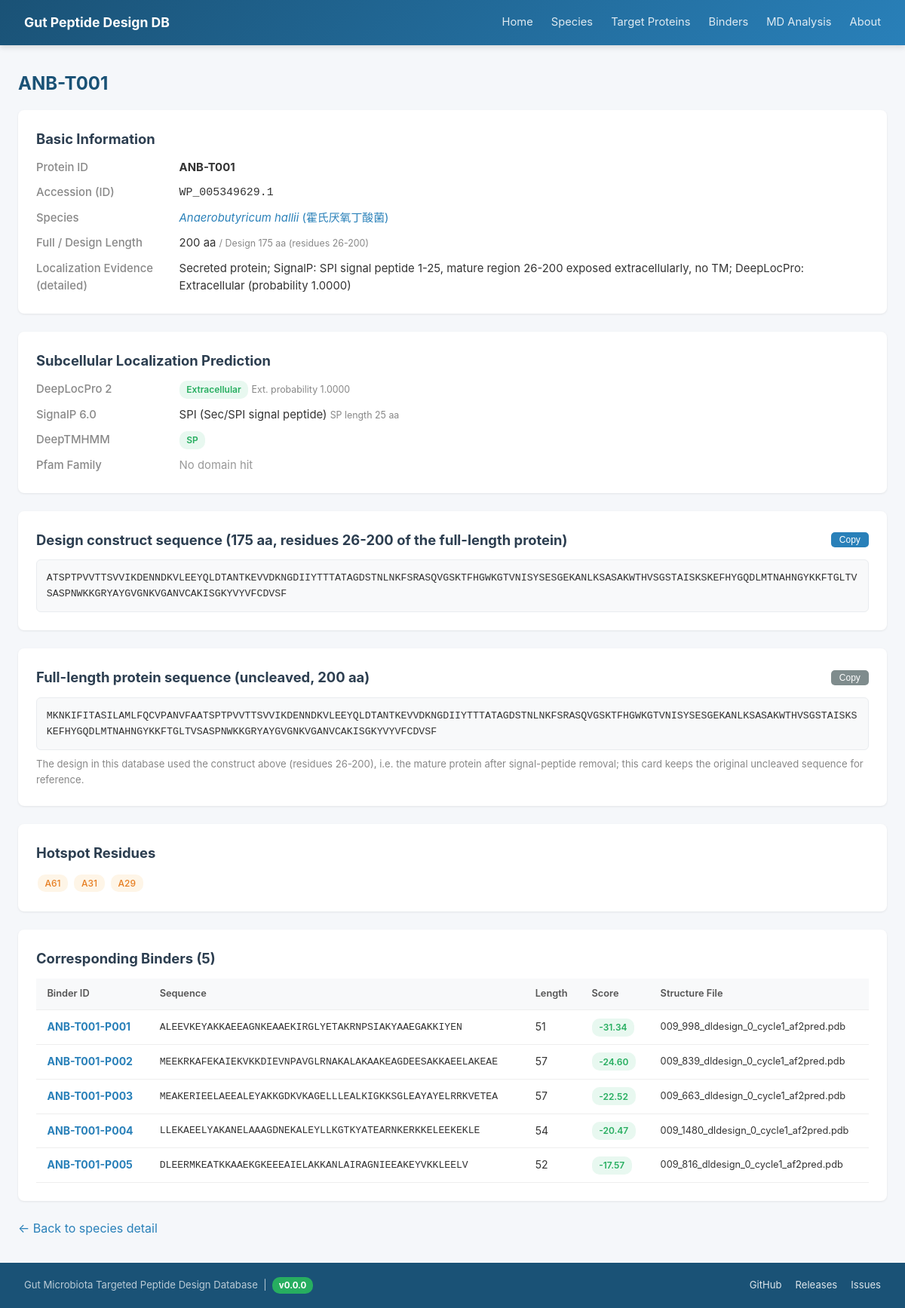
/proteins/ANB-T001, run on the app's committed database.
### tables this page shows
CREATE TABLE Target_Protein (
        Species_ID            TEXT NOT NULL,
        Protein_ID            TEXT PRIMARY KEY,
        ID_Accession          TEXT,
        Full_Length           INTEGER,
        AA_Length             INTEGER,
        Protein_Sequence      TEXT,
        Localization_Evidence TEXT,
        DeepLocPro_Location   TEXT,
        DeepLocPro_ExtProb    REAL,
        SignalP_Category      TEXT,
        SignalP_SPLen         INTEGER,
        DeepTMHMM_Type        TEXT,
        Pfam_Family           TEXT,
        Notes                 TEXT, Full_Sequence TEXT, Design_Region TEXT,
        FOREIGN KEY (Species_ID) REFERENCES Species(Species_ID)
    );

CREATE TABLE Species (
        Species_ID      TEXT PRIMARY KEY,
        Scientific_Name TEXT NOT NULL,
        Chinese_Name    TEXT,
        Taxonomy_ID     INTEGER,
        Genome_Accession TEXT,
        Proteome_Source TEXT,
        Notes           TEXT
    );

CREATE TABLE Binder (
        Binder_ID       TEXT PRIMARY KEY,
        Species_ID      TEXT NOT NULL,
        Binder_Sequence TEXT,
        Length          INTEGER,
        Raw_Score       REAL,
        dG_sep_norm     REAL,
        dSASA_int       REAL,
        complex_norm    REAL,
        total_score     REAL,
        packstat        REAL,
        hbonds_int      INTEGER,
        pLDDT_total     REAL,
        pLDDT_binder    REAL,
        PAE_interaction REAL,
        binder_RMSD     REAL,
        target_RMSD     REAL,
        Sequence_File   TEXT,
        Structure_File  TEXT,
        Notes           TEXT,
        FOREIGN KEY (Species_ID) REFERENCES Species(Species_ID)
    );

### app.py (the view)
@app.route('/proteins/<pid>')
def protein_detail(pid):
    db = get_db()
    p = db.execute("""
        SELECT p.*, s.Scientific_Name, s.Chinese_Name
        FROM Target_Protein p JOIN Species s ON p.Species_ID=s.Species_ID
        WHERE p.Protein_ID=?
    """, (pid,)).fetchone()
    if not p: return "未找到", 404
    binders = db.execute("""
        SELECT * FROM Binder WHERE Species_ID=? ORDER BY Raw_Score
    """, (p['Species_ID'],)).fetchall()
    target_pdb = p['Species_ID'] + '_target.pdb'
    if not os.path.isfile(os.path.join(os.path.dirname(os.path.abspath(__file__)),
                                      'static', 'target_pdb_files', target_pdb)):
        target_pdb = None
    return render_template('protein_detail.html', p=p, binders=binders, target_pdb=target_pdb)

### app.py (called while the page is built)
@app.context_processor
def inject_meta():
    return {'DB_VERSION': DB_VERSION, 'REPO_URL': REPO_URL}

def get_db():
    if 'db' not in g:
        g.db = sqlite3.connect(DB_PATH)
        g.db.row_factory = sqlite3.Row
    return g.db

### templates/protein_detail.html (shortened to what this page needs)
{% extends "base.html" %}
{% block content %}
<h1>{{ p.Protein_ID }}</h1>
<div class="card">
    <h2>Basic Information</h2>
    <div class="detail-grid">
        <div class="detail-label">Protein ID</div><div><strong>{{ p.Protein_ID }}</strong></div>
        <div class="detail-label">Accession (ID)</div><div style="font-family:monospace;">{{ p.ID_Accession }}</div>
        <div class="detail-label">Species</div><div><a href="/species/{{ p.Species_ID }}"><em>{{ p.Scientific_Name }}</em> ({{ p.Chinese_Name }})</a></div>
        <div class="detail-label">Full / Design Length</div><div>{{ p.Full_Length }} aa <small style="color:#888;">/ Design {{ p.AA_Length }} aa{% if p.Design_Region %} (residues {{ p.Design_Region }}){% endif %}</small></div>
        <div class="detail-label">Localization Evidence (detailed)</div><div>{{ p.Localization_Evidence }}</div>
    </div>
</div>
<div class="card">
    <h2>Subcellular Localization Prediction</h2>
    <div class="detail-grid">
        <div class="detail-label">DeepLocPro 2</div>
        <div>
            {% if p.DeepLocPro_Location == 'Extracellular' %}
            <span class="badge badge-green">Extracellular</span>
            {% elif p.DeepLocPro_Location %}
            <span class="badge badge-blue">{{ p.DeepLocPro_Location }}</span>
            {% else %}
            <span class="badge">N/A</span>
            {% endif %}
            {% if p.DeepLocPro_ExtProb is not none %}
            <small style="color:#888;">Ext. probability {{ '%.4f'|format(p.DeepLocPro_ExtProb) }}</small>
            {% else %}
            <small style="color:#888;">Ext. probability N/A</small>
            {% endif %}
        </div>
        <div class="detail-label">SignalP 6.0</div>
        <div>{% if p.SignalP_Category %}{{ p.SignalP_Category }}{% else %}<span style="color:#999;">N/A</span>{% endif %} <small style="color:#888;">SP length {% if p.SignalP_SPLen %}{{ p.SignalP_SPLen }} aa{% else %}no signal peptide{% endif %}</small></div>
        <div class="detail-label">DeepTMHMM</div>
        <div>
            {% if not p.DeepTMHMM_Type %}
            <span class="badge">N/A</span>
            {% elif p.DeepTMHMM_Type in ('TM', 'SP+TM', 'beta') %}
            <span class="badge badge-orange">{{ p.DeepTMHMM_Type }}</span>
            {% else %}
            <span class="badge badge-green">{{ p.DeepTMHMM_Type }}</span>
            {% endif %}
        </div>
        <div class="detail-label">Pfam Family</div>
        <div>
            {% if p.Pfam_Family %}
                {% for fam in p.Pfam_Family.replace('；',';').split(';') %}
                    {% if fam.strip() %}<span class="badge badge-blue" style="margin:.1rem;">{{ fam.strip() }}</span>{% endif %}
                {% endfor %}
            {% else %}<span style="color:#999;">No domain hit</span>{% endif %}
        </div>
    </div>
</div>
<div class="card">
    <h2 style="display:flex;justify-content:space-between;align-items:center;">
        Design construct sequence ({{ p.AA_Length }} aa{% if p.Design_Region %}, residues {{ p.Design_Region }} of the full-length protein{% endif %})
        <button onclick="navigator.clipboard.writeText(document.getElementById('seq').innerText);this.innerText='Copied'"
                style="font-size:.75rem;padding:.2rem .7rem;background:#2980b9;color:#fff;border:none;border-radius:5px;cursor:pointer;">Copy</button>
    </h2>
    <div id="seq" class="seq-box" style="white-space:pre-wrap;word-break:break-all;">{{ p.Protein_Sequence }}</div>
</div>
{% if p.Full_Sequence %}
<div class="card">
    <h2 style="display:flex;justify-content:space-between;align-items:center;">
        Full-length protein sequence (uncleaved, {{ p.Full_Length }} aa)
        <button onclick="navigator.clipboard.writeText(document.getElementById('fullseq').innerText);this.innerText='Copied'"
                style="font-size:.75rem;padding:.2rem .7rem;background:#7f8c8d;color:#fff;border:none;border-radius:5px;cursor:pointer;">Copy</button>
    </h2>
    <div id="fullseq" class="seq-box" style="white-space:pre-wrap;word-break:break-all;">{{ p.Full_Sequence }}</div>
    <p style="font-size:.82rem;color:#888;margin-top:.5rem;">
        The design in this database used the construct above (residues {{ p.Design_Region }}),
        i.e. the mature protein after signal-peptide removal; this card keeps the original
        uncleaved sequence for reference.
    </p>
</div>
{% endif %}
{% if p.Notes %}
<div class="card">
    <h2>Hotspot Residues</h2>
    <div>
        {% for h in p.Notes.replace('Hotspots:','').split(',') %}
        <span class="badge badge-orange" style="margin:.12rem;font-weight:500;">{{ h }}</span>
        {% endfor %}
    </div>
</div>
{% endif %}
{% if binders %}
<div class="card">
    <h2>Corresponding Binders ({{ binders|length }})</h2>
    <table>
        <thead><tr><th>Binder ID</th><th>Sequence</th><th>Length</th><th>Score</th><th>Structure File</th></tr></thead>
        <tbody>
            {% for b in binders %}
            <tr>
                <td><a href="/binders/{{ b.Binder_ID }}"><strong>{{ b.Binder_ID }}</strong></a></td>
                <td style="font-family:monospace;font-size:.82rem;">{{ b.Binder_Sequence }}</td>
                <td>{{ b.Length or '-' }}</td>
                <td>
                    {% if b.Raw_Score %}
                    <span class="badge {% if b.Raw_Score < -6 %}badge-green{% elif b.Raw_Score < -4 %}badge-blue{% else %}badge-orange{% endif %}">{{ "%.2f"|format(b.Raw_Score) }}</span>
                    {% else %}-{% endif %}
                </td>
                <td style="font-size:.8rem;">{{ b.Structure_File or '-' }}</td>
            </tr>
            {% endfor %}
        </tbody>
    </table>
</div>
{% endif %}
<p><a href="/species/{{ p.Species_ID }}">&larr; Back to species detail</a></p>
{% endblock %}

### templates/base.html (style rules this page uses)
* { margin:0; padding:0; box-sizing:border-box; }
body { font-family:-apple-system,BlinkMacSystemFont,"Segoe UI","PingFang SC","Microsoft YaHei",sans-serif; background:#f5f7fa; color:#333; line-height:1.6; }
.card { background:white; border-radius:8px; box-shadow:0 1px 3px rgba(0,0,0,.08); padding:1.5rem; margin-bottom:1.5rem; }
table { width:100%; border-collapse:collapse; font-size:.88rem; }
th,td { padding:.65rem .9rem; text-align:left; border-bottom:1px solid #eee; }
th { background:#f8f9fa; font-weight:600; color:#555; font-size:.8rem; }
.badge { display:inline-block; padding:.15rem .6rem; border-radius:10px; font-size:.75rem; font-weight:600; }
.badge-green { background:#e8f8f0; color:#27ae60; }
.badge-orange { background:#fef5e7; color:#e67e22; }
.detail-grid { display:grid; grid-template-columns:180px 1fr; gap:.6rem; font-size:.93rem; }
.detail-label { color:#888; font-weight:500; }
.seq-box { background:#f8f9fa; border:1px solid #e9ecef; border-radius:6px; padding:.8rem; font-family:"Courier New",monospace; font-size:.83rem; word-break:break-all; margin-top:.4rem; }
h1 { font-size:1.5rem; margin-bottom:1rem; color:#1a5276; }
h2 { font-size:1.15rem; margin-bottom:.7rem; color:#2c3e50; }
a { color:#2980b9; text-decoration:none; }

### data on the page
Target_Protein: Protein_ID "ANB-T001", ID_Accession "WP_005349629.1", Full_Length "200", AA_Length "175", Design_Region "26-200", Localization_Evidence "Secreted protein; SignalP: SPI signal peptide 1-25, mature region 26-200 exposed extracellularly, no TM; DeepLocPro: Extracellular (probability 1.0000)", DeepLocPro_ExtProb "1.0000", SignalP_Category "SPI (Sec/SPI signal peptide)", SignalP_SPLen "25", DeepTMHMM_Type "SP", Protein_Sequence "ATSPTPVVTTSVVIKDENNDKVLEEYQLDTANTKEVVDKNGDIIYTTTATAGDSTNLNKFSRASQVGSKTFHGWKGTVNISYSESGEKANLKSASAKWTHVSGSTAISKSKEFHYGQDLMTNAHNGYKKFTGLTVSASPNWKKGRYAYGVGNKVGANVCAKISGKYVYVFCDVSF", Full_Sequence "MKNKIFITASILAMLFQCVPANVFAATSPTPVVTTSVVIKDENNDKVLEEYQLDTANTKEVVDKNGDIIYTTTATAGDSTNLNKFSRASQVGSKTFHGWKGTVNISYSESGEKANLKSASAKWTHVSGSTAISKSKEFHYGQDLMTNAHNGYKKFTGLTVSASPNWKKGRYAYGVGNKVGANVCAKISGKYVYVFCDVSF"
Species: Scientific_Name "Anaerobutyricum hallii", Chinese_Name "霍氏厌氧丁酸菌"
Binder: Binder_ID "ANB-T001-P001", Binder_Sequence "ALEEVKEYAKKAEEAGNKEAAEKIRGLYETAKRNPSIAKYAAEGAKKIYEN", Length "51", Raw_Score "-31.34", Structure_File "009_998_dldesign_0_cycle1_af2pred.pdb"
Binder: Binder_ID "ANB-T001-P002", Binder_Sequence "MEEKRKAFEKAIEKVKKDIEVNPAVGLRNAKALAKAAKEAGDEESAKKAEELAKEAE", Length "57", Raw_Score "-24.60", Structure_File "009_839_dldesign_0_cycle1_af2pred.pdb"
Binder: Binder_ID "ANB-T001-P003", Binder_Sequence "MEAKERIEELAEEALEYAKKGDKVKAGELLLEALKIGKKSGLEAYAYELRRKVETEA", Length "57", Raw_Score "-22.52", Structure_File "009_663_dldesign_0_cycle1_af2pred.pdb"
Binder: Binder_ID "ANB-T001-P004", Binder_Sequence "LLEKAEELYAKANELAAAGDNEKALEYLLKGTKYATEARNKERKKELEEKEKLE", Length "54", Raw_Score "-20.47", Structure_File "009_1480_dldesign_0_cycle1_af2pred.pdb"
Binder: Binder_ID "ANB-T001-P005", Binder_Sequence "DLEERMKEATKKAAEKGKEEEAIELAKKANLAIRAGNIEEAKEYVKKLEELV", Length "52", Raw_Score "-17.57", Structure_File "009_816_dldesign_0_cycle1_af2pred.pdb"

### other printed values
{{ h }} "A61" "A31" "A29"
{{ binders|length }} "5"
{{ DB_VERSION }} "0.0.0"
